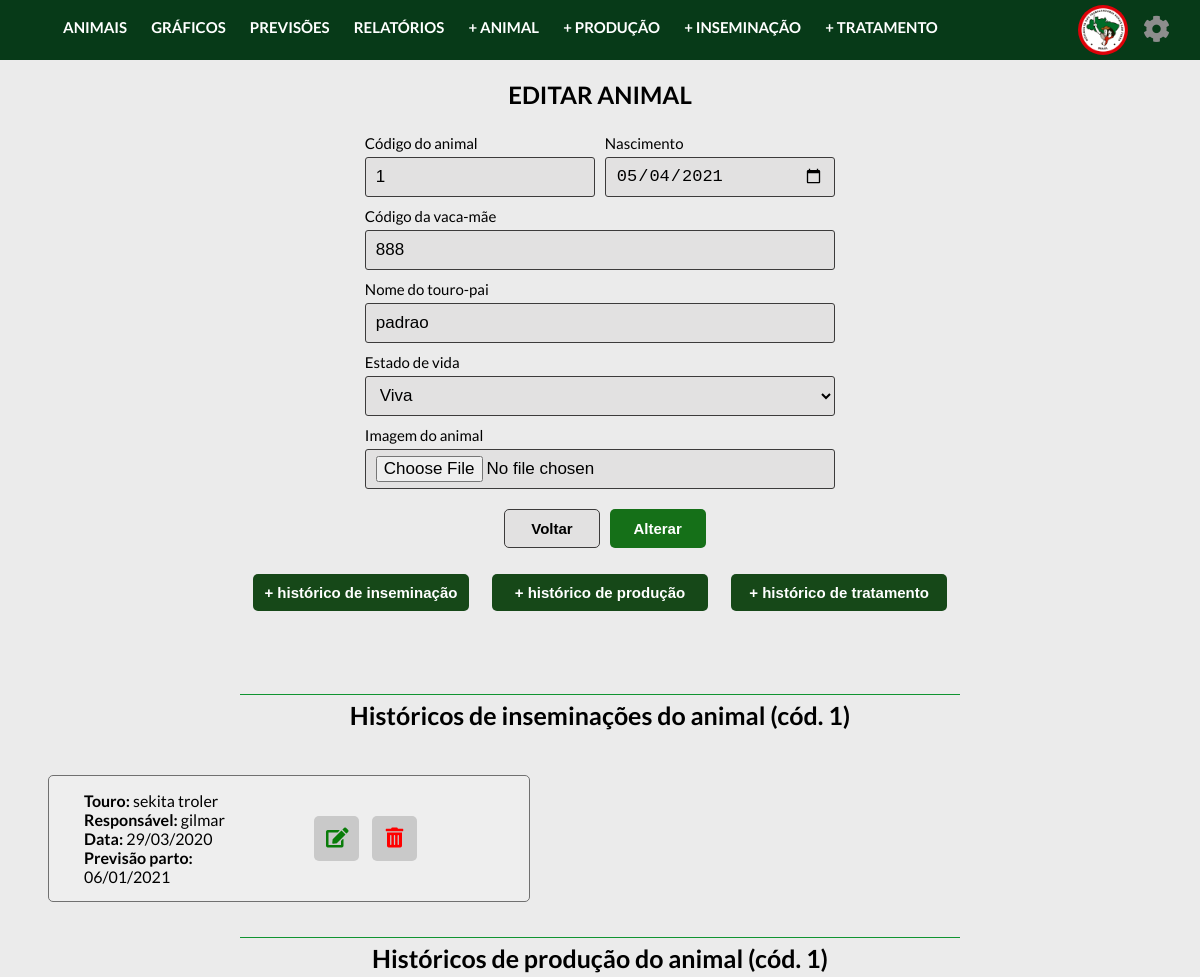
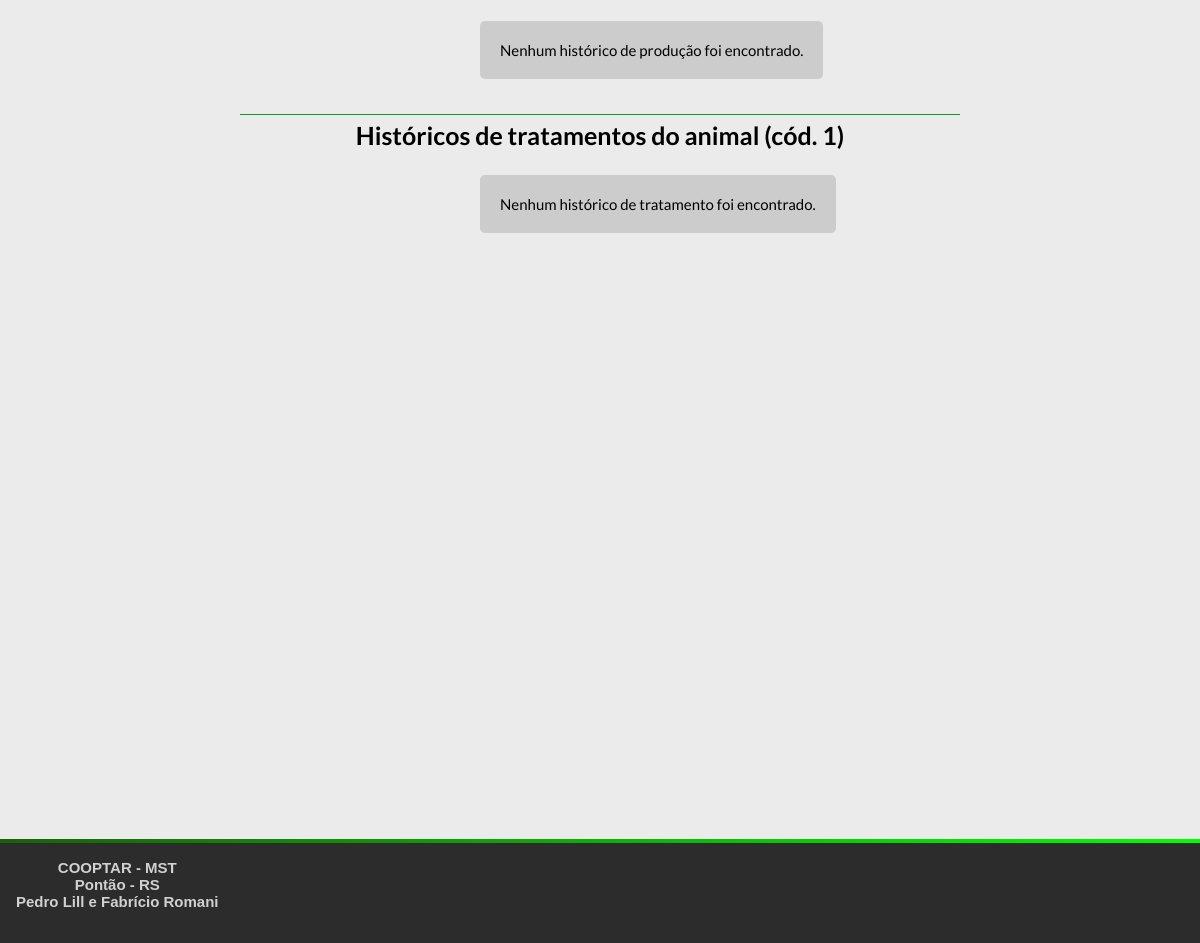
Page /controller/animalController.php?acao=altera&codAnimal=1 on the committed database (2 pictures, top to bottom).
### tables this page shows
create table animal(
  codAnimal INTEGER NOT NULL,
  dtNascimento DATE NOT NULL,
  codMae INTEGER NOT NULL,
  nomePai VARCHAR(30) NOT NULL,
  estadoVida VARCHAR(10) NOT NULL,
  motivoMorte VARCHAR(30) NULL,
  dataMorte DATE NULL,
  nomeImagem VARCHAR(30) NOT NULL,
  PRIMARY KEY (codAnimal)
);

create table inseminacao(
  codInseminacao INTEGER AUTO_INCREMENT PRIMARY KEY,
  codAnimal INTEGER NOT NULL,
  dtInseminacao DATE NOT NULL,
  dtPrevSecagem DATE NOT NULL,
  dtPrevParto DATE NOT NULL,
  touroInseminador VARCHAR(20) NOT NULL,
  inseminadorResponsavel VARCHAR(40) NOT NULL,
  retorno VARCHAR(10) NOT NULL,
  obs TEXT,
   
  FOREIGN KEY (codAnimal) REFERENCES animal(codAnimal)
);

### controller/classes/Conexao.php (called while the page is built)
<?php
    class Conexao{
        public static $conexao;
        public static function conecta(){
            if(!isset(self::$conexao)){
                try{
                    self::$conexao = new PDO("mysql:host=localhost; dbname=projetointegrado", "admcooptar", "12345");
                }
                catch(PDOException $e){
                    echo "Erro de conexão: ". $e->getMessage();
                    die();
                }
            }
            return self::$conexao;
        }
    }
?>

### controller/classes/AnimalDAO.php (called while the page is built, shortened)
<?php
    require_once "Conexao.php";
    require_once "Animal.php";
    class AnimalDAO{
        public $conexao;
        public function __construct(){
            $this->conexao = Conexao::conecta();
        }
        public function buscar($codAnimal){
            try{
                $query = $this->conexao->prepare("select * from animal where codAnimal=:c");
                $query->bindParam(":c", $codAnimal, PDO::PARAM_INT);
                $query->execute();
                $registros = $query->fetchAll(PDO::FETCH_CLASS, "Animal");
                return $registros[0];
            }
            catch(PDOException $e){
                echo "Erro no acesso aos dados: ". $e->getMessage();
            }
        }
    }
?>

### controller/classes/Animal.php (called while the page is built, shortened)
<?php
    class Animal{
        private $codAnimal;
        private $dtNascimento;
        private $codMae;
        private $nomePai;
        private $estadoVida;
        private $nomeImagem;
        public function getCodAnimal(){
            return $this->codAnimal;
        }
        public function getDtNascimento(){
            return $this->dtNascimento;
        }
        public function getCodMae(){
            return $this->codMae;
        }
        public function getNomePai(){
            return $this->nomePai;
        }
        public function getEstadoVida(){
            return $this->estadoVida;
        }
        public function getNomeImagem(){
            return $this->nomeImagem;
        }
    }
?>

### controller/classes/InseminacaoDAO.php (called while the page is built, shortened)
<?php
    require_once "Conexao.php";
    require_once "Inseminacao.php";
    class InseminacaoDAO{
        public $conexao;
        public function __construct(){
            $this->conexao = Conexao::conecta();
        }
        public function buscaLista($codAnimal){
            try{
                $query = $this->conexao->prepare("select * from inseminacao where codAnimal = :c");
                $query->bindParam(":c", $codAnimal, PDO::PARAM_INT);
                $query->execute();
                $registros = $query->fetchAll(PDO::FETCH_CLASS, "Inseminacao");
                return $registros;
            }
            catch(PDOException $e){
                echo "Erro no acesso aos dados: ". $e->getMessage();
            }
        }
    }
?>

### controller/classes/Inseminacao.php (called while the page is built, shortened)
<?php
    class Inseminacao{
        private $codInseminacao;
        private $dtInseminacao;
        private $dtPrevParto;
        private $touroInseminador;
        private $inseminadorResponsavel;
        public function getCodInseminacao(){
            return $this->codInseminacao;
        }
        public function getDtInseminacao(){
            return $this->dtInseminacao;
        }
        public function getDtPrevParto(){
            return $this->dtPrevParto;
        }
        public function getTouroInseminador(){
            return $this->touroInseminador;
        }
        public function getInseminadorResponsavel(){
            return $this->inseminadorResponsavel;
        }
    }
?>

### controller/classes/ProducaoDAO.php (called while the page is built, shortened)
<?php
    require_once "Conexao.php";
    class ProducaoDAO{
        public $conexao;
        public function __construct(){
            $this->conexao = Conexao::conecta();
        }
        public function buscaLista($codAnimal){
            try{
                $query = $this->conexao->prepare("select * from producao where codAnimal = :c");
                $query->bindParam(":c", $codAnimal, PDO::PARAM_INT);
                $query->execute();
                $registros = $query->fetchAll(PDO::FETCH_CLASS, "Producao");
                return $registros;
            }
            catch(PDOException $e){
                echo "Erro no acesso aos dados: ". $e->getMessage();
            }
        }
    }
?>

### controller/classes/TratamentoDAo.php (called while the page is built, shortened)
<?php
    require_once "Conexao.php";
    class TratamentoDAO{
        public $conexao;
        public function __construct(){
            $this->conexao = Conexao::conecta();
        }
        public function buscaLista($codAnimal){
            try{
                $query = $this->conexao->prepare("select * from tratamento where codAnimal = :c");
                $query->bindParam(":c", $codAnimal, PDO::PARAM_INT);
                $query->execute();
                $registros = $query->fetchAll(PDO::FETCH_CLASS, "Tratamento");
                return $registros;
            }
            catch(PDOException $e){
                echo "Erro no acesso aos dados: ". $e->getMessage();
            }
        }
    }
?>

### controller/views/alteraAnimal.php (the view, shortened to what this page needs)
<main>
  <?php
    $codAnimal = isset($_POST['field_codAnimal']) ? $_POST['field_codAnimal'] : $animal->getCodAnimal();
    $dtNascimento = isset($_POST['field_dtNascimento']) ? $_POST['field_dtNascimento'] : $animal->getDtNascimento();
    $codMae = isset($_POST['field_codMae']) ? $_POST['field_codMae'] : $animal->getCodMae();
    $nomePai = isset($_POST['field_nomePai']) ? $_POST['field_nomePai'] : $animal->getNomePai();
    $estadoVida = isset($_POST['field_estadoVida']) ? $_POST['field_estadoVida'] : $animal->getEstadoVida();
    $nomeImagem = isset($_FILES['field_imagem']['name'])?($_FILES['field_imagem']['name']) : $animal->getNomeImagem();
  ?>
<?php require_once("../includes/header.php");?>
<form action="" class="container-historicos" name="form-inseminacao" method="post" enctype="multipart/form-data">
  <h2>EDITAR ANIMAL</h2>
  <div class="div-metade">
    <label class="label-cadastra" for="id_codAnimal">Código do animal </label>
    <input type="number" name="field_codAnimal" id="id_codAnimal" value="<?=$codAnimal ?>" required>
  </div>
  <div class="div-metade">
    <label class="label-cadastra" for="id_dtNascimento">Nascimento </label>
    <input type="date" name="field_dtNascimento" maxlength="100" id="id_dtNascimento" value="<?=$dtNascimento?>" required>
  </div>
  <div class="div-inteira">
    <label class="label-cadastra" for="id_codMae">Código da vaca-mãe </label>
    <input type="number" name="field_codMae" maxlength="100" id="id_codMae" value="<?=$codMae?>" required>
  </div>
  <div class="div-inteira">
    <label class="label-cadastra" for="id_nomePai">Nome do touro-pai </label>
    <input type="text" name="field_nomePai" maxlength="50" id="id_nomePai" value="<?=$nomePai?>" required>
  </div>
  <div class="div-inteira">
    <label class="label-cadastra" for="id_estadoVida">Estado de vida </label>
    <select name="field_estadoVida" id="id_estadoVida" onChange="estadoVida()" required >
        <option value="Viva" value="<?=$estadoVida?>">Viva</option>
  </select>
  </div>
  <div class="div-inteira">
    <label class="label-cadastra" for="id_nomeImagem">Imagem do animal </label>
    <input type="file" name="field_imagem" id="id_imagem" maxlength="50" id="id_nomeImagem" value="<?=$nomeImagem?>" required>
  </div>
  <button name="adiciona" class="button-form-voltar" type="button" onclick="botaoVoltar('alteraAnimal')">Voltar</button>
  <button name="adiciona" class="button-form-altera" type="submit">Alterar</button>
</form>
<div class="botoes-adiciona">
  <button name="adiciona" class="button-adiciona-historico-altera" onclick="adicionaHistoricoInse(<?=$codAnimal ?>)">+ histórico de inseminação</button>
  <button name="adiciona" class="button-adiciona-historico-altera" onclick="adicionaHistoricoProd(<?=$codAnimal ?>)">+ histórico de produção</button>
  <button name="adiciona" class="button-adiciona-historico-altera" onclick="adicionaHistoricoTrat(<?=$codAnimal ?>)">+ histórico de tratamento</button>
</div>
<br>
<br>
<?php include("listaInseminacao.php");?>
<?php include("listaProducao.php");?>
<?php include("listaTratamento.php");?>
<?php require_once("../includes/footer.php");?>
</main>

### controller/views/listaInseminacao.php (shortened to what this page needs)
<!DOCTYPE html>
<html lang="pt-br">
<head>
  <link href="../css/style.css" rel="stylesheet">
  <link href="../css/adicionar-animal.css" rel="stylesheet">
  <link href="../css/lista-animais.css" rel="stylesheet">
</head>
<div class="lista_animais">
  <?php
    require_once "../controller/classes/InseminacaoDAO.php";
    $obj = new InseminacaoDAO();
    $lista = $obj->buscaLista($codAnimal);
    ?>
    <h3>Históricos de inseminações do animal (cód. <?=$codAnimal?>)</h3>
    <?php
    if(count($lista) == 0){
    ?>
       <div class="div-nenhum-historico">
        <p>Nenhum histórico de inseminação foi encontrado.</p>
       </div>
    <?php
    }else{
      foreach ($lista as $inseminacao){
    ?>
      <div class="animal-historico">
          <div class="label">
              <div class="animal_descricao">
              <strong>Touro: </strong> <?=$inseminacao->getTouroInseminador()?> <br>
              <strong>Responsável: </strong> <?=$inseminacao->getInseminadorResponsavel()?> <br>
              <strong>Data: </strong> <?=date('d/m/Y', strtotime("+0 days",strtotime($inseminacao->getDtInseminacao())));?> <br>
              <strong>Previsão parto: </strong> <?=date('d/m/Y', strtotime("+0 days",strtotime($inseminacao->getDtPrevParto())));?>
            </div>
            <div>
              <button name="altera" class="button-edit" onclick="window.location.href='inseminacaoController.php?acao=altera&codInseminacao=<?=$inseminacao->getCodInseminacao() ?>'"><i class="fa fa-edit fa-1x"></i></button>
              <button name="exclui" class="button-delete" onclick=""><i class="fa fa-trash-alt fa-1x"></i></button>
            </div>
          </div>
      </div>
    <?php
      }
    }
  ?>
</div>

### controller/views/listaProducao.php (shortened to what this page needs)
<!DOCTYPE html>
<html lang="pt-br">
<head>
  <link href="../css/style.css" rel="stylesheet">
  <link href="../css/adicionar-animal.css" rel="stylesheet">
  <link href="../css/lista-animais.css" rel="stylesheet">
</head>
<div class="lista_animais">
  <?php
  require_once "../controller/classes/ProducaoDAO.php";
  $obj = new ProducaoDAO();
  $lista = $obj->buscaLista($codAnimal);
  ?>
  <h3>Históricos de produção do animal (cód. <?=$codAnimal?>)</h3>
  <?php
  if(count($lista) == 0){
    ?>
    <div class="div-nenhum-historico">
     <p>Nenhum histórico de produção foi encontrado.</p>
    </div>
   <?php
    }
  ?>
</div>

### controller/views/listaTratamento.php (shortened to what this page needs)
<!DOCTYPE html>
<html lang="pt-br">
<head>
  <link href="../css/style.css" rel="stylesheet">
  <link href="../css/adicionar-animal.css" rel="stylesheet">
  <link href="../css/lista-animais.css" rel="stylesheet">
</head>
<div class="lista_animais">
  <?php
  require_once "../controller/classes/TratamentoDAO.php";
  $obj = new TratamentoDAO();
  $lista = $obj->buscaLista($codAnimal);
  ?>
  <h3>Históricos de tratamentos do animal (cód. <?=$codAnimal?>)</h3>
  <?php
  if(count($lista) == 0){
    ?>
    <div class="div-nenhum-historico">
     <p>Nenhum histórico de tratamento foi encontrado.</p>
    </div>
   <?php
    }
  ?>
</div>

### css/style.css (style rules this page uses)
:root { --primary-color: #073a18; }
body { font-family: 'Lato', sans-serif; margin: 0; transition: transform 0.3s; background-color: #ebebeb; }
button, input[type='submit'] { border: 0; border-radius: 5px; color: #fff; cursor: pointer; padding: 8px 12px; }

### css/adicionar-animal.css (style rules this page uses)
.container-historicos { display: flex; flex-direction: row; justify-content: flex-start; flex-wrap: wrap; margin-left: 30%; width: 40%; }
input[type=date], input[type=text], input[type=file], select, input[type=number], input[type=password], input[type=checkbox] { background-color: #e2e1e1; width: 100%; padding: 6px 10px; margin: 5px 0 5px 0; display: inline-block; border: 1.8px solid #3c3b3b; box-sizing: border-box; border-radius: 3px; font-size: 17px; cursor: pointer; height: 40px; }
.label-cadastra { width: 100%; margin: 5px 0 0 0; display: block; box-sizing: border-box; font-size: 15px; }
.container-historicos h2 { width: 100%; text-align: center; }
.button-form-altera { background-color: #157018; color: white; padding: 10px; margin: 15px 0 0 1%; border: none; cursor: pointer; width: 20%; font-size: 15px; font-weight: bold; }
.button-form-voltar { background-color: #e2e1e1; color: black; padding: 10px; margin: 15px 1% 0 30%; border: none; cursor: pointer; border: 1px solid #3c3b3b; width: 20%; font-size: 15px; font-weight: bold; }
.div-metade { width: 48%; margin: 0 1% 0 1%; }
.div-inteira { width: 98%; margin: 0 1% 0 1%; }
.botoes-adiciona { width: 60%; margin-left: 20%; text-align: center; }
.button-adiciona-historico-altera { background-color: #164818; color: white; margin: 10px; padding: 10px; border: none; cursor: pointer; width: 30%; font-size: 15px; font-weight: bold; }

### css/lista-animais.css (style rules this page uses)
.lista_animais { display: flex; flex-direction: row; justify-content: flex-start; flex-wrap: wrap; margin-top: 10px; }
h3 { width: 100%; text-align: center; font-size:25px; font-weight: bold; }
.lista_animais h3 { width: 60%; margin-left: 20%; border-top: 1px solid #109431; padding-top: 5px; }
.animal-historico { cursor: pointer; width: 40vw; font-size: 15px; background-color: #eeeeee; border: 1px solid #707070; margin: 20px 4vw 0 4vw; border-radius: 5px; transition: 0.3s; }
.div-nenhum-historico { background-color: rgb(204, 204, 204); font-size: 15px; padding: 20px; margin-left: 40vw; border-radius: 5px; }
.div-nenhum-historico p { margin: 0; }
.animal-historico .label { display: flex; margin: 15px; align-items: center; }
.animal_descricao { margin-left: 20px; font-size: 16px; width: 40%; display: block; flex-direction: column; }
.button-delete { background-color: #8888885f; color: #ff0000; font-size: 20px; font-weight: 200; width: 45px; height: 45px; margin-left: 10px; }
.button-edit { background-color: #8888885f; color: #097c09; font-size: 20px; font-weight: 200; width: 45px; height: 45px; margin-left: 50px; }

### rows in the picture
animal: field_codAnimal "1", field_dtNascimento "05/04/2021", field_codMae "888", field_nomePai "padrao", codAnimal "1"
inseminacao: touroInseminador "sekita troler", inseminadorResponsavel "gilmar", dtInseminacao "29/03/2020", dtPrevParto "06/01/2021"
